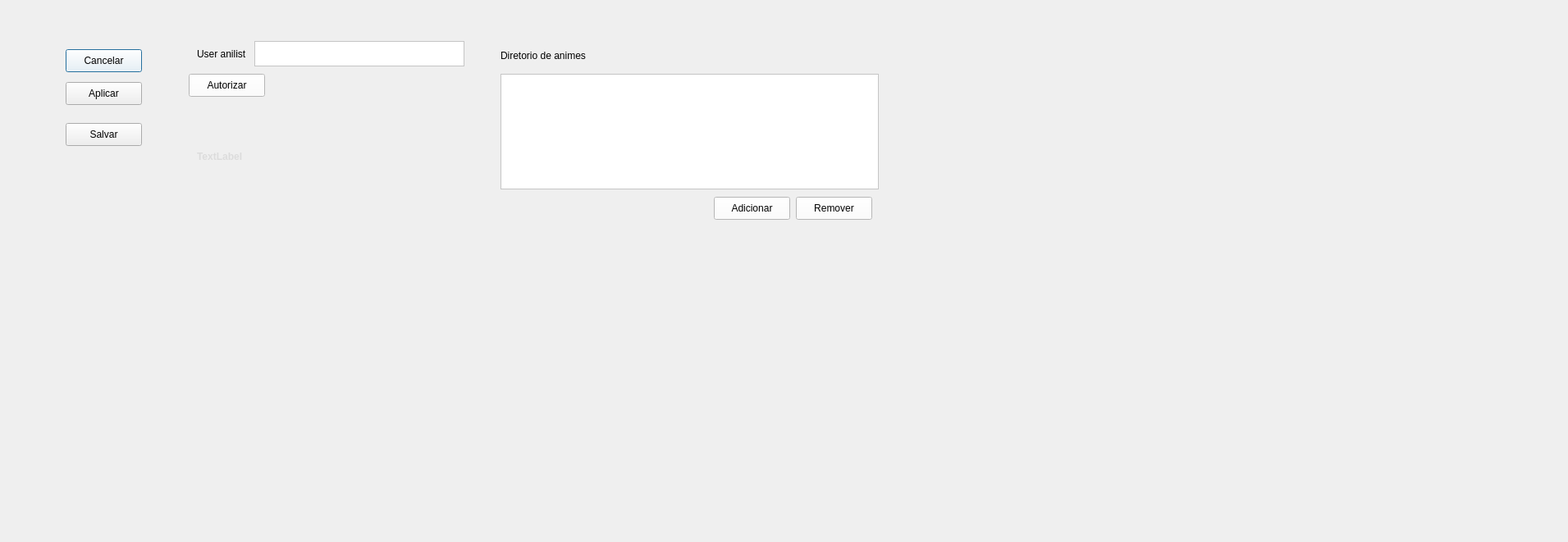
<?xml version="1.0" encoding="UTF-8"?>
<ui version="4.0">
 <class>JanelaConfiguracao</class>
 <widget class="QDialog" name="JanelaConfiguracao">
  <property name="geometry">
   <rect>
    <x>0</x>
    <y>0</y>
    <width>1911</width>
    <height>661</height>
   </rect>
  </property>
  <property name="windowTitle">
   <string>Dialog</string>
  </property>
  <widget class="QPushButton" name="BotaoCancelar">
   <property name="geometry">
    <rect>
     <x>80</x>
     <y>60</y>
     <width>93</width>
     <height>28</height>
    </rect>
   </property>
   <property name="styleSheet">
    <string notr="true">background: white;</string>
   </property>
   <property name="text">
    <string>Cancelar</string>
   </property>
  </widget>
  <widget class="QPushButton" name="pushButton_2">
   <property name="geometry">
    <rect>
     <x>80</x>
     <y>100</y>
     <width>93</width>
     <height>28</height>
    </rect>
   </property>
   <property name="text">
    <string>Aplicar</string>
   </property>
  </widget>
  <widget class="QPushButton" name="pushButton_3">
   <property name="geometry">
    <rect>
     <x>80</x>
     <y>150</y>
     <width>93</width>
     <height>28</height>
    </rect>
   </property>
   <property name="text">
    <string>Salvar</string>
   </property>
  </widget>
  <widget class="QLabel" name="label">
   <property name="geometry">
    <rect>
     <x>240</x>
     <y>40</y>
     <width>111</width>
     <height>51</height>
    </rect>
   </property>
   <property name="text">
    <string>User anilist</string>
   </property>
  </widget>
  <widget class="QListWidget" name="DiretorioAnimesLista">
   <property name="geometry">
    <rect>
     <x>610</x>
     <y>90</y>
     <width>461</width>
     <height>141</height>
    </rect>
   </property>
   <property name="styleSheet">
    <string notr="true">background: white;</string>
   </property>
  </widget>
  <widget class="QPushButton" name="DiretorioAnimesAdiciona">
   <property name="geometry">
    <rect>
     <x>870</x>
     <y>240</y>
     <width>93</width>
     <height>28</height>
    </rect>
   </property>
   <property name="styleSheet">
    <string notr="true">background: white;</string>
   </property>
   <property name="text">
    <string>Adicionar</string>
   </property>
  </widget>
  <widget class="QPushButton" name="DiretorioAnimesRemove">
   <property name="geometry">
    <rect>
     <x>970</x>
     <y>240</y>
     <width>93</width>
     <height>28</height>
    </rect>
   </property>
   <property name="styleSheet">
    <string notr="true">background: white;</string>
   </property>
   <property name="text">
    <string>Remover</string>
   </property>
  </widget>
  <widget class="QPushButton" name="BotaoAutorizar">
   <property name="geometry">
    <rect>
     <x>230</x>
     <y>90</y>
     <width>93</width>
     <height>28</height>
    </rect>
   </property>
   <property name="styleSheet">
    <string notr="true">background: white;
</string>
   </property>
   <property name="text">
    <string>Autorizar</string>
   </property>
  </widget>
  <widget class="QLabel" name="label_2">
   <property name="geometry">
    <rect>
     <x>610</x>
     <y>60</y>
     <width>261</width>
     <height>16</height>
    </rect>
   </property>
   <property name="text">
    <string>Diretorio de animes</string>
   </property>
  </widget>
  <widget class="QPlainTextEdit" name="anilistUsername">
   <property name="geometry">
    <rect>
     <x>310</x>
     <y>50</y>
     <width>256</width>
     <height>31</height>
    </rect>
   </property>
   <property name="styleSheet">
    <string notr="true">background: white;</string>
   </property>
  </widget>
  <widget class="QLabel" name="displayMensagem">
   <property name="geometry">
    <rect>
     <x>240</x>
     <y>150</y>
     <width>341</width>
     <height>81</height>
    </rect>
   </property>
   <property name="styleSheet">
    <string notr="true">background: transparent;
font: 75 8pt &quot;MS Shell Dlg 2&quot;;
font-weight: bold; 
color: rgb(220, 220, 220);</string>
   </property>
   <property name="text">
    <string>TextLabel</string>
   </property>
  </widget>
 </widget>
 <resources/>
 <connections/>
</ui>
